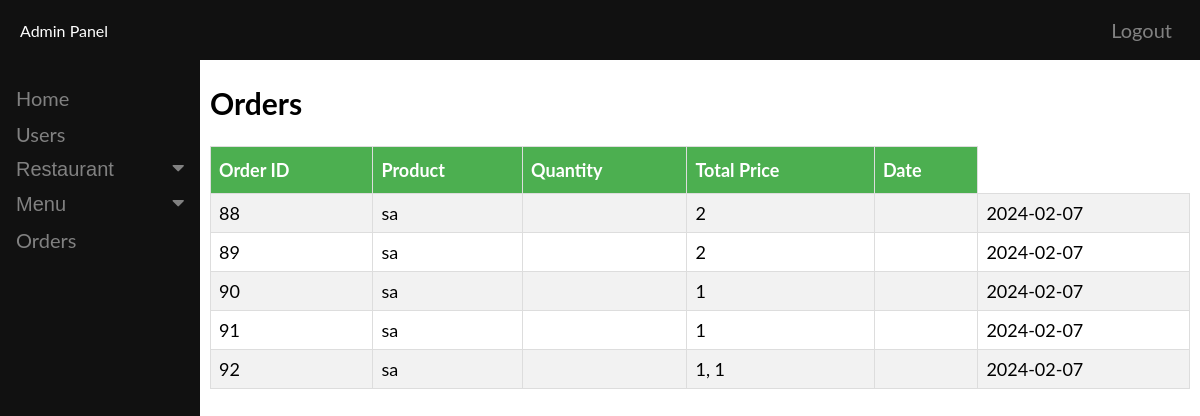
Page /admin/all_orders2.php on the committed database.
### tables this page shows
CREATE TABLE `orders` (
  `order_id` int(11) NOT NULL,
  `user_id` varchar(255) DEFAULT NULL,
  `menu_id` varchar(255) DEFAULT NULL,
  `res_id` varchar(255) NOT NULL,
  `quantity` varchar(255) DEFAULT NULL,
  `price` decimal(10,2) DEFAULT NULL,
  `status` enum('pending','completed','cancelled') DEFAULT NULL,
  `date` date DEFAULT NULL
);

### admin/all_orders2.php (the view, shortened to what this page needs)
<!DOCTYPE html>
<html>
<head>
</head>
<body>
<?php include 'homepage.php'; ?>
  <div class="main">
<h2>Orders</h2>
<table id="orders">
    <tr>
        <th>Order ID</th>
        <th>Product</th>
        <th>Quantity</th>
        <th>Total Price</th>
        <th>Date</th>
    </tr>
    <?php
    $host = 'localhost';
    $db = 'uitm_fd';
    $user = 'root';
    $password = '';
    $charset = 'utf8mb4';
    $dsn = "mysql:host=$host;dbname=$db;charset=$charset";
    $opt = [
        PDO::ATTR_ERRMODE            => PDO::ERRMODE_EXCEPTION,
        PDO::ATTR_DEFAULT_FETCH_MODE => PDO::FETCH_ASSOC,
        PDO::ATTR_EMULATE_PREPARES   => false,
    ];
    $pdo = new PDO($dsn, $user, $password, $opt);
    $stmt = $pdo->query('SELECT * FROM orders');
    while ($row = $stmt->fetch()) {
        echo "<tr>";
        echo "<td>" . $row['order_id'] . "</td>";
        echo "<td>" . $row['user_id'] . "</td>";
        echo "<td>" . $row['product'] . "</td>";
        echo "<td>" . $row['quantity'] . "</td>";
        echo "<td>" . $row['total_price'] . "</td>";
        echo "<td>" . $row['date'] . "</td>";
        echo "</tr>";
    }
    ?>
    </div>
</body>
</html>

### admin/homepage.php (shortened to what this page needs)
<!DOCTYPE html>
<html>
<head>
<link rel="stylesheet" href="https://cdnjs.cloudflare.com/ajax/libs/font-awesome/4.7.0/css/font-awesome.min.css">
</head>
<body>
<div class="header">
  <span>Admin Panel</span>
  <a href="logout.php" class="logout-button">Logout</a>
</div>
<div class="sidenav">
  <a href="adminpage.php">Home</a>
  <a href="all_user.php">Users</a>
  <button class="dropdown-btn">Restaurant
    <i class="fa fa-caret-down"></i>
  </button>
  <button class="dropdown-btn">Menu
    <i class="fa fa-caret-down"></i>
  </button>
  <a href="all_orders.php">Orders</a>
</div>
</body>
</html>

### admin/all_orders2.php (style rules this page uses)
body { font-family: Arial, Helvetica, sans-serif; }
#orders { font-size: 18px; width: 100%; border-collapse: collapse; }
#orders td, #orders th { border: 1px solid #ddd; padding: 8px; }
#orders tr:nth-child(even) { background-color: #f2f2f2; }
#orders th { padding-top: 12px; padding-bottom: 12px; text-align: left; background-color: #4CAF50; color: white; }

### admin/homepage.php (style rules this page uses)
body { font-family: "Lato", sans-serif; margin: 0; padding: 0; }
.header { position: fixed; top: 0; left: 0; width: 100%; height: 60px; background-color: #111; color: white; display: flex; align-items: center; padding: 0 20px; box-sizing: border-box; }
.header .logout-button { margin-left: auto; padding: 6px 8px; text-decoration: none; font-size: 20px; color: #818181; display: block; border: none; background: none; text-align: left; cursor: pointer; outline: none; box-sizing: border-box; }
.sidenav { height: 100%; width: 200px; position: fixed; z-index: 1; top: 60px; left: 0; background-color: #111; overflow-x: hidden; padding-top: 20px; box-sizing: border-box; }
.sidenav a, .dropdown-btn { padding: 6px 8px 6px 16px; text-decoration: none; font-size: 20px; color: #818181; display: block; border: none; background: none; width: 100%; text-align: left; cursor: pointer; outline: none; box-sizing: border-box; }
.main { margin-left: 200px; font-size: 20px; padding: 60px 10px 10px 10px; box-sizing: border-box; }
.fa-caret-down { float: right; padding-right: 8px; }

### rows in the picture
orders: order_id "88", user "sa", quantity "2", date "2024-02-07"
orders: order_id "89", user "sa", quantity "2", date "2024-02-07"
orders: order_id "90", user "sa", quantity "1", date "2024-02-07"
orders: order_id "91", user "sa", quantity "1", date "2024-02-07"
orders: order_id "92", user "sa", quantity "1, 1", date "2024-02-07"
